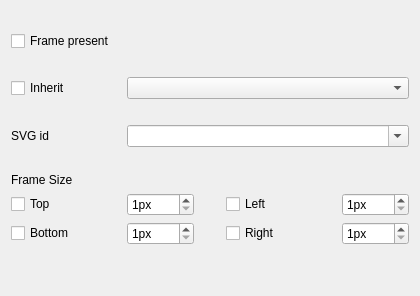
             <widget class="QWidget" name="page_2">
              <layout class="QGridLayout" name="gridLayout_17">
               <item row="1" column="0" colspan="2">
                <layout class="QGridLayout" name="gridLayout_16">
                 <item row="5" column="0" colspan="5">
                  <spacer name="verticalSpacer_10">
                   <property name="orientation">
                    <enum>Qt::Vertical</enum>
                   </property>
                   <property name="sizeType">
                    <enum>QSizePolicy::Fixed</enum>
                   </property>
                   <property name="sizeHint" stdset="0">
                    <size>
                     <width>20</width>
                     <height>20</height>
                    </size>
                   </property>
                  </spacer>
                 </item>
                 <item row="3" column="0" colspan="5">
                  <spacer name="verticalSpacer_8">
                   <property name="orientation">
                    <enum>Qt::Vertical</enum>
                   </property>
                   <property name="sizeType">
                    <enum>QSizePolicy::Fixed</enum>
                   </property>
                   <property name="sizeHint" stdset="0">
                    <size>
                     <width>20</width>
                     <height>20</height>
                    </size>
                   </property>
                  </spacer>
                 </item>
                 <item row="2" column="1" colspan="4">
                  <widget class="QComboBox" name="comboBox_2"/>
                 </item>
                 <item row="4" column="0">
                  <widget class="QLabel" name="label_7">
                   <property name="minimumSize">
                    <size>
                     <width>110</width>
                     <height>0</height>
                    </size>
                   </property>
                   <property name="text">
                    <string>SVG id</string>
                   </property>
                  </widget>
                 </item>
                 <item row="7" column="1">
                  <widget class="QSpinBox" name="spinBox_8">
                   <property name="suffix">
                    <string>px</string>
                   </property>
                   <property name="minimum">
                    <number>1</number>
                   </property>
                   <property name="maximum">
                    <number>9999</number>
                   </property>
                  </widget>
                 </item>
                 <item row="7" column="2" rowspan="2">
                  <spacer name="horizontalSpacer_4">
                   <property name="orientation">
                    <enum>Qt::Horizontal</enum>
                   </property>
                   <property name="sizeType">
                    <enum>QSizePolicy::Fixed</enum>
                   </property>
                   <property name="sizeHint" stdset="0">
                    <size>
                     <width>20</width>
                     <height>20</height>
                    </size>
                   </property>
                  </spacer>
                 </item>
                 <item row="4" column="1" colspan="4">
                  <widget class="QComboBox" name="comboBox_3">
                   <property name="editable">
                    <bool>true</bool>
                   </property>
                  </widget>
                 </item>
                 <item row="7" column="4">
                  <widget class="QSpinBox" name="spinBox_10">
                   <property name="suffix">
                    <string>px</string>
                   </property>
                   <property name="minimum">
                    <number>1</number>
                   </property>
                   <property name="maximum">
                    <number>9999</number>
                   </property>
                  </widget>
                 </item>
                 <item row="8" column="1">
                  <widget class="QSpinBox" name="spinBox_9">
                   <property name="suffix">
                    <string>px</string>
                   </property>
                   <property name="minimum">
                    <number>1</number>
                   </property>
                   <property name="maximum">
                    <number>9999</number>
                   </property>
                  </widget>
                 </item>
                 <item row="8" column="4">
                  <widget class="QSpinBox" name="spinBox_11">
                   <property name="suffix">
                    <string>px</string>
                   </property>
                   <property name="minimum">
                    <number>1</number>
                   </property>
                   <property name="maximum">
                    <number>9999</number>
                   </property>
                  </widget>
                 </item>
                 <item row="2" column="0">
                  <widget class="QCheckBox" name="checkBox_9">
                   <property name="minimumSize">
                    <size>
                     <width>110</width>
                     <height>0</height>
                    </size>
                   </property>
                   <property name="text">
                    <string>Inherit</string>
                   </property>
                  </widget>
                 </item>
                 <item row="7" column="3">
                  <widget class="QCheckBox" name="checkBox_12">
                   <property name="minimumSize">
                    <size>
                     <width>110</width>
                     <height>0</height>
                    </size>
                   </property>
                   <property name="text">
                    <string>Left</string>
                   </property>
                  </widget>
                 </item>
                 <item row="8" column="0">
                  <widget class="QCheckBox" name="checkBox_11">
                   <property name="minimumSize">
                    <size>
                     <width>110</width>
                     <height>0</height>
                    </size>
                   </property>
                   <property name="text">
                    <string>Bottom</string>
                   </property>
                  </widget>
                 </item>
                 <item row="8" column="3">
                  <widget class="QCheckBox" name="checkBox_13">
                   <property name="minimumSize">
                    <size>
                     <width>110</width>
                     <height>0</height>
                    </size>
                   </property>
                   <property name="text">
                    <string>Right</string>
                   </property>
                  </widget>
                 </item>
                 <item row="7" column="0">
                  <widget class="QCheckBox" name="checkBox_10">
                   <property name="minimumSize">
                    <size>
                     <width>110</width>
                     <height>0</height>
                    </size>
                   </property>
                   <property name="text">
                    <string>Top</string>
                   </property>
                  </widget>
                 </item>
                 <item row="0" column="0">
                  <widget class="QCheckBox" name="checkBox_21">
                   <property name="minimumSize">
                    <size>
                     <width>110</width>
                     <height>0</height>
                    </size>
                   </property>
                   <property name="text">
                    <string>Frame present</string>
                   </property>
                  </widget>
                 </item>
                 <item row="1" column="2">
                  <spacer name="verticalSpacer_16">
                   <property name="orientation">
                    <enum>Qt::Vertical</enum>
                   </property>
                   <property name="sizeType">
                    <enum>QSizePolicy::Fixed</enum>
                   </property>
                   <property name="sizeHint" stdset="0">
                    <size>
                     <width>20</width>
                     <height>20</height>
                    </size>
                   </property>
                  </spacer>
                 </item>
                 <item row="6" column="0">
                  <widget class="QLabel" name="label_9">
                   <property name="text">
                    <string>Frame Size</string>
                   </property>
                  </widget>
                 </item>
                </layout>
               </item>
               <item row="2" column="0" colspan="2">
                <spacer name="verticalSpacer_6">
                 <property name="orientation">
                  <enum>Qt::Vertical</enum>
                 </property>
                 <property name="sizeHint" stdset="0">
                  <size>
                   <width>20</width>
                   <height>40</height>
                  </size>
                 </property>
                </spacer>
               </item>
               <item row="0" column="0" colspan="2">
                <spacer name="verticalSpacer_7">
                 <property name="orientation">
                  <enum>Qt::Vertical</enum>
                 </property>
                 <property name="sizeType">
                  <enum>QSizePolicy::Fixed</enum>
                 </property>
                 <property name="sizeHint" stdset="0">
                  <size>
                   <width>20</width>
                   <height>20</height>
                  </size>
                 </property>
                </spacer>
               </item>
              </layout>
             </widget>
